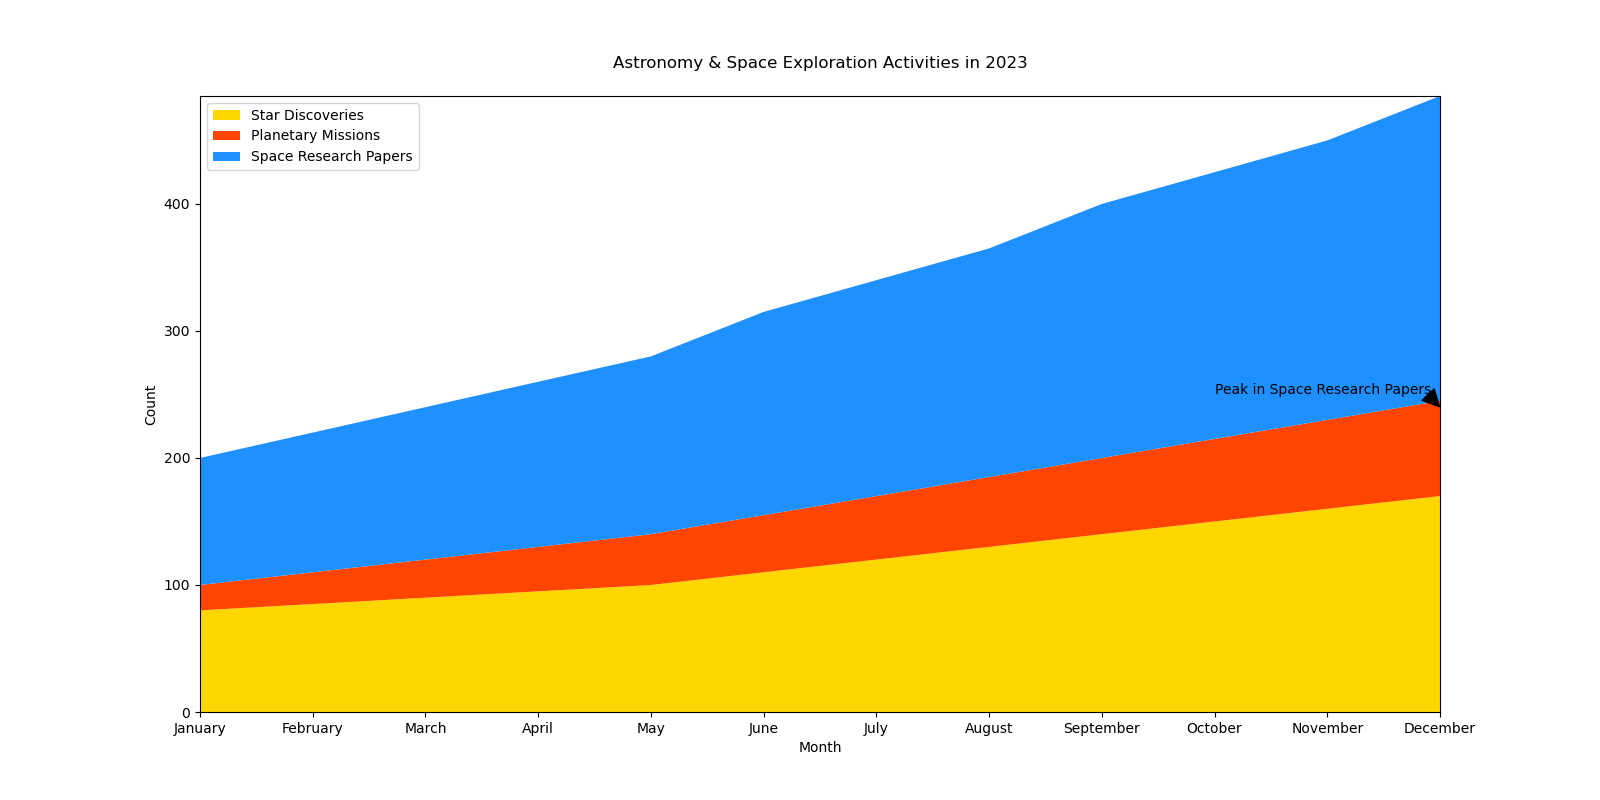

Here is the Python script that generated this plot:

import matplotlib.pyplot as plt

months = ["January", "February", "March", "April", "May", "June", "July", "August", "September", "October", "November", "December"]
star_discoveries = [80, 85, 90, 95, 100, 110, 120, 130, 140, 150, 160, 170]
planetary_missions = [20, 25, 30, 35, 40, 45, 50, 55, 60, 65, 70, 75]
space_research_papers = [100, 110, 120, 130, 140, 160, 170, 180, 200, 210, 220, 240]

fig, ax = plt.subplots(figsize=(16, 8))
ax.stackplot(months, star_discoveries, planetary_missions, space_research_papers, colors=['#FFD700', '#FF4500', '#1E90FF'])

ax.set_title('Astronomy & Space Exploration Activities in 2023', pad=20)
ax.set_ylabel('Count')
ax.set_xlabel('Month')
ax.margins(0, 0)

ax.annotate('Peak in Space Research Papers', xy=('December', 240), xytext=('October', 250),
            arrowprops=dict(facecolor='black', shrink=0.05))

ax.legend(['Star Discoveries', 'Planetary Missions', 'Space Research Papers'], loc='upper left')

plt.show()
